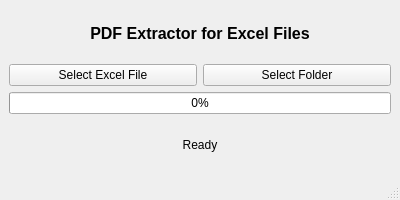
<?xml version="1.0" encoding="UTF-8"?>
<ui version="4.0">
 <class>MainWindow</class>
 <widget class="QMainWindow" name="MainWindow">
  <property name="geometry">
   <rect>
    <x>0</x><y>0</y><width>400</width><height>200</height>
   </rect>
  </property>
  <property name="windowTitle">
   <string>PDF Extractor</string>
  </property>
  <widget class="QWidget" name="centralwidget">
   <layout class="QVBoxLayout" name="verticalLayout">
    <!-- 타이틀 -->
    <item>
     <widget class="QLabel" name="titleLabel">
      <property name="text">
       <string>PDF Extractor for Excel Files</string>
      </property>
      <property name="alignment">
       <set>Qt::AlignCenter</set>
      </property>
      <property name="font">
       <font>
        <pointsize>12</pointsize>
        <bold>true</bold>
       </font>
      </property>
     </widget>
    </item>
    <!-- 버튼 영역 -->
    <item>
     <layout class="QHBoxLayout" name="buttonLayout">
      <item>
       <widget class="QPushButton" name="fileButton">
        <property name="text">
         <string>Select Excel File</string>
        </property>
       </widget>
      </item>
      <item>
       <widget class="QPushButton" name="folderButton">
        <property name="text">
         <string>Select Folder</string>
        </property>
       </widget>
      </item>
     </layout>
    </item>
    <!-- 진행 바 -->
    <item>
     <widget class="QProgressBar" name="progressBar">
      <property name="value">
       <number>0</number>
      </property>
      <property name="textVisible">
       <bool>true</bool>
      </property>
     </widget>
    </item>
    <!-- 상태 레이블 -->
    <item>
     <widget class="QLabel" name="statusLabel">
      <property name="text">
       <string>Ready</string>
      </property>
      <property name="alignment">
       <set>Qt::AlignCenter</set>
      </property>
     </widget>
    </item>
   </layout>
  </widget>
  <!-- 메뉴바/상태바 (필요시 추가 메뉴만 구성) -->
  <widget class="QMenuBar" name="menubar">
   <property name="geometry">
    <rect><x>0</x><y>0</y><width>400</width><height>21</height></rect>
   </property>
  </widget>
  <widget class="QStatusBar" name="statusbar"/>
 </widget>
 <resources/>
 <connections/>
</ui>
